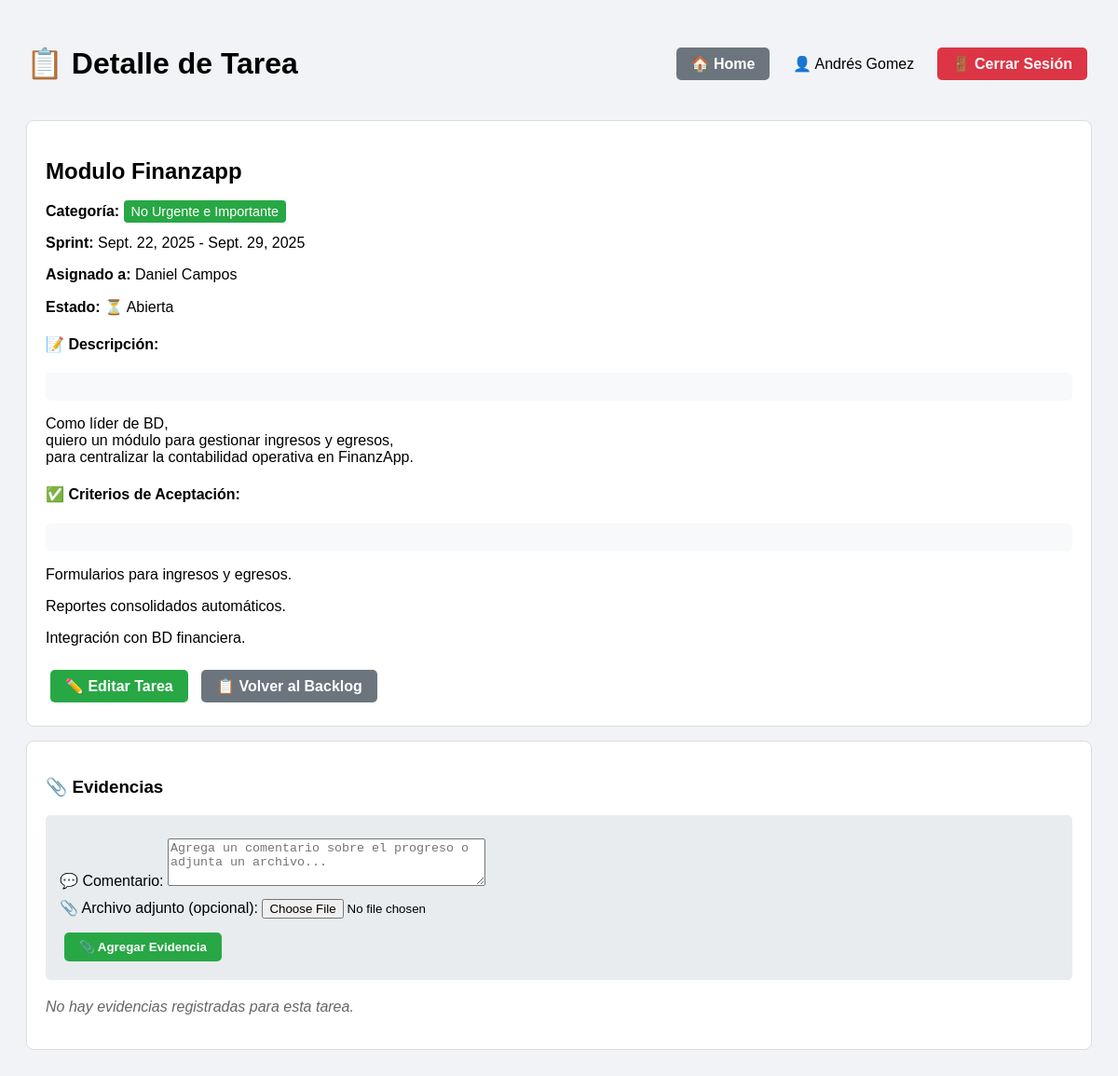
The app's page /tarea/277/ (signed in) with its own data.
### backlog/models.py (models this page shows, shortened)
class Tarea(models.Model):
    MATRIZ_CHOICES = [
        ("UI", "Urgente e Importante"),
        ("NUI", "No Urgente e Importante"),
        ("UNI", "Urgente y No Importante"),
        ("NUNI", "No Urgente y No Importante"),
    ]
    ESTADO_CHOICES = [
        ("NUEVO", "Nuevo"),
        ("APROBADO", "Aprobado"),
        ("EN_PROGRESO", "En Progreso"),
        ("COMPLETADO", "Completado"),
        ("BLOQUEADO", "Bloqueado"),
    ]
    titulo = models.CharField(max_length=200)
    descripcion = models.TextField(blank=True)
    criterios_aceptacion = models.TextField(
        blank=True,
        help_text="Criterios que deben cumplirse para cerrar esta tarea"
    )
    categoria = models.CharField(max_length=4, choices=MATRIZ_CHOICES)
    estado = models.CharField(
        max_length=20,
        choices=ESTADO_CHOICES,
        default="NUEVO",
        help_text="Estado actual de la tarea en el workflow"
    )
    asignado_a = models.ForeignKey(
        Integrante,
        on_delete=models.SET_NULL,
        null=True,
        blank=True,
        related_name="tareas_asignadas"
    )
    sprint = models.ForeignKey(Sprint, on_delete=models.CASCADE)
    completada = models.BooleanField(default=False)
    fecha_cierre = models.DateTimeField(null=True, blank=True)
    informe_cierre = models.FileField(
        upload_to="informes_cierre/",
        blank=True,
        null=True,
        help_text="Archivo requerido para cerrar la tarea"
    )

class Sprint(models.Model):
    nombre = models.CharField(max_length=50, default="Sprint")
    inicio = models.DateField()
    fin = models.DateField()

class Integrante(models.Model):
    ROL_PERMISOS = {
        "Lider Bases de datos": ["crear_tareas", "agregar_evidencias", "editar_tareas"],
        "Scrum Master / PO": ["crear_tareas", "agregar_evidencias", "editar_tareas"],
    }
    user = models.OneToOneField(User, on_delete=models.CASCADE)
    rol = models.CharField(max_length=100, blank=True)
    def puede_crear_tareas(self):
        permisos = self.ROL_PERMISOS.get(self.rol, [])
        return "crear_tareas" in permisos
    def puede_agregar_evidencias(self):
        permisos = self.ROL_PERMISOS.get(self.rol, [])
        return "agregar_evidencias" in permisos

### backlog/views.py (the view)
# urls.py: path("tarea/<int:tarea_id>/", views.detalle_tarea, name="detalle_tarea"),  # Detalle
@login_required
def detalle_tarea(request, tarea_id):
    tarea = get_object_or_404(Tarea, id=tarea_id)
    evidencias = tarea.evidencias.all().order_by("-creado_en")  # ✅ corregido
    form = EvidenciaForm()
    return render(request, "backlog/detalle_tarea.html", {
        "tarea": tarea,
        "evidencias": evidencias,
        "form": form,
    })

### backlog/forms.py (shortened to what this page needs)
class EvidenciaForm(forms.ModelForm):
    class Meta:
        model = Evidencia
        fields = ["comentario", "archivo"]
        labels = {
            "comentario": "💬 Comentario",
            "archivo": "📎 Archivo adjunto (opcional)",
        }
        widgets = {
            "comentario": forms.Textarea(attrs={
                "rows": 3, "class": "form-control", "placeholder": "Agrega un comentario sobre el progreso o adjunta un archivo..."
            }),
            "archivo": forms.ClearableFileInput(attrs={"class": "form-control"}),
        }

### backlog/templates/backlog/detalle_tarea.html (shortened to what this page needs)
{% load static %}
<!DOCTYPE html>
<html>
<head>
</head>
<body>
    <div style="display: flex; justify-content: space-between; align-items: center; margin-bottom: 20px;">
        <h1>📋 Detalle de Tarea</h1>
        {% if request.user.is_authenticated %}
        <div style="text-align: right;">
            <a href="{% url 'home' %}" class="btn btn-secondary">🏠 Home</a>
            <span style="margin: 0 15px;">👤 {{ request.user.first_name|default:request.user.username }}</span>
            <a href="{% url 'logout' %}" class="btn btn-danger">🚪 Cerrar Sesión</a>
        </div>
        {% endif %}
    </div>
    <div class="card">
        <h2>{{ tarea.titulo }}</h2>
        <p><strong>Categoría:</strong>
            <span class="badge {% if tarea.categoria == 'UI' %}badge-ui{% elif tarea.categoria == 'NUI' %}badge-nui{% elif tarea.categoria == 'UNI' %}badge-uni{% else %}badge-nuni{% endif %}">
                {{ tarea.get_categoria_display }}
            </span>
        </p>
        <p><strong>Sprint:</strong> {{ tarea.sprint.inicio }} - {{ tarea.sprint.fin }}</p>
        <p><strong>Asignado a:</strong> {{ tarea.asignado_a.user.first_name }} {{ tarea.asignado_a.user.last_name }}</p>
        <p><strong>Estado:</strong>
            {% if tarea.completada %}
                ✅ Cerrada {% if tarea.fecha_cierre %}({{ tarea.fecha_cierre|date:"d/m/Y H:i" }}){% endif %}
            {% else %}
                ⏳ Abierta
            {% endif %}
        </p>
        {% if tarea.descripcion %}
        <div style="margin: 15px 0;">
            <h4>📝 Descripción:</h4>
            <p style="background: #f8f9fa; padding: 15px; border-radius: 5px;">{{ tarea.descripcion|linebreaks }}</p>
        </div>
        {% endif %}
        {% if tarea.criterios_aceptacion %}
        <div style="margin: 15px 0;">
            <h4>✅ Criterios de Aceptación:</h4>
            <p style="background: #f8f9fa; padding: 15px; border-radius: 5px;">{{ tarea.criterios_aceptacion|linebreaks }}</p>
        </div>
        {% endif %}
        <div style="margin-top: 20px;">
            {% if request.user.integrante.puede_crear_tareas %}
                <a href="{% url 'editar_tarea' tarea.id %}" class="btn btn-success">✏️ Editar Tarea</a>
            {% endif %}
            <a href="{% url 'backlog_lista' %}" class="btn btn-secondary">📋 Volver al Backlog</a>
        </div>
    </div>
    <div class="card">
        <h3>📎 Evidencias</h3>
        {% if not tarea.completada and request.user.integrante.puede_agregar_evidencias %}
        <form method="post" action="{% url 'agregar_evidencia' tarea.id %}" enctype="multipart/form-data" style="background: #e9ecef; padding: 15px; border-radius: 5px; margin-bottom: 20px;">
            <div style="margin: 10px 0;">
                {{ form.comentario.label_tag }}
                {{ form.comentario }}
            </div>
            <div style="margin: 10px 0;">
                {{ form.archivo.label_tag }}
                {{ form.archivo }}
            </div>
            <button type="submit" class="btn btn-success">📎 Agregar Evidencia</button>
        </form>
        {% elif not tarea.completada %}
        <div class="alert alert-warning">
            <h4>⚠️ Permisos Limitados</h4>
            <p>Solo <strong>Daniel Campos</strong> y <strong>Andrés Gómez</strong> pueden agregar evidencias a las tareas.</p>
        </div>
        {% endif %}
        {% for evidencia in evidencias %}
        <div class="evidencia">
            <p><strong>👤 {{ evidencia.creado_por.first_name|default:evidencia.creado_por.username }}</strong> · 📅 {{ evidencia.creado_en|date:"d/m/Y H:i" }}</p>
            {% if evidencia.comentario %}
                <p>{{ evidencia.comentario|linebreaks }}</p>
            {% endif %}
            {% if evidencia.archivo %}
                <p><a href="{{ evidencia.archivo.url }}" target="_blank" class="btn btn-primary">📥 Descargar Archivo</a></p>
            {% endif %}
            {% if request.user.integrante.puede_agregar_evidencias and evidencia.creado_por == request.user %}
                <a href="{% url 'editar_evidencia' tarea.id evidencia.id %}"
                   class="btn btn-warning btn-sm">✏️ Editar Evidencia</a>
                <form method="post" action="{% url 'eliminar_evidencia' tarea.id evidencia.id %}"
                      style="display:inline;"
                      onsubmit="return confirm('⚠️ ¿Seguro que deseas eliminar esta evidencia?');">
                    {% csrf_token %}
                    <button type="submit" class="btn btn-danger btn-sm">🗑️ Eliminar Evidencia</button>
                </form>
            {% endif %}
        </div>
        {% empty %}
        <p style="color: #666; font-style: italic;">No hay evidencias registradas para esta tarea.</p>
        {% endfor %}
    </div>
</body>
</html>

### backlog/templates/backlog/detalle_tarea.html (style rules this page uses)
body { font-family: Arial, sans-serif; background: #f1f3f6; padding: 20px; }
.btn { padding: 8px 16px; margin: 5px; border: none; border-radius: 5px; text-decoration: none; color: white; font-weight: bold; display: inline-block; cursor: pointer; }
.btn-secondary { background-color: #6c757d; }
.btn-danger { background-color: #dc3545; }
.btn-success { background-color: #28a745; }
.card { border: 1px solid #ddd; padding: 20px; margin: 15px 0; border-radius: 8px; background: #ffffff; }
.badge { padding: 4px 8px; border-radius: 4px; color: white; font-size: 0.9em; }
.badge-nui { background-color: #28a745; }

### records on screen
Tarea: titulo "Modulo Finanzapp", categoria "No Urgente e Importante", sprint.inicio "Sept. 22, 2025", sprint.fin "Sept. 29, 2025", asignado_a.user.first_name "Daniel Campos", descripcion "Como líder de BD, quiero un módulo para gestionar ingresos y egresos, para centralizar la contabilidad operativa en FinanzApp.", criterios_aceptacion "Formularios para ingresos y egresos. Reportes consolidados automáticos. Integración con BD financiera."

### other values on screen
{{ request.user.first_name|default:request.user.username }} "Andrés Gomez"
